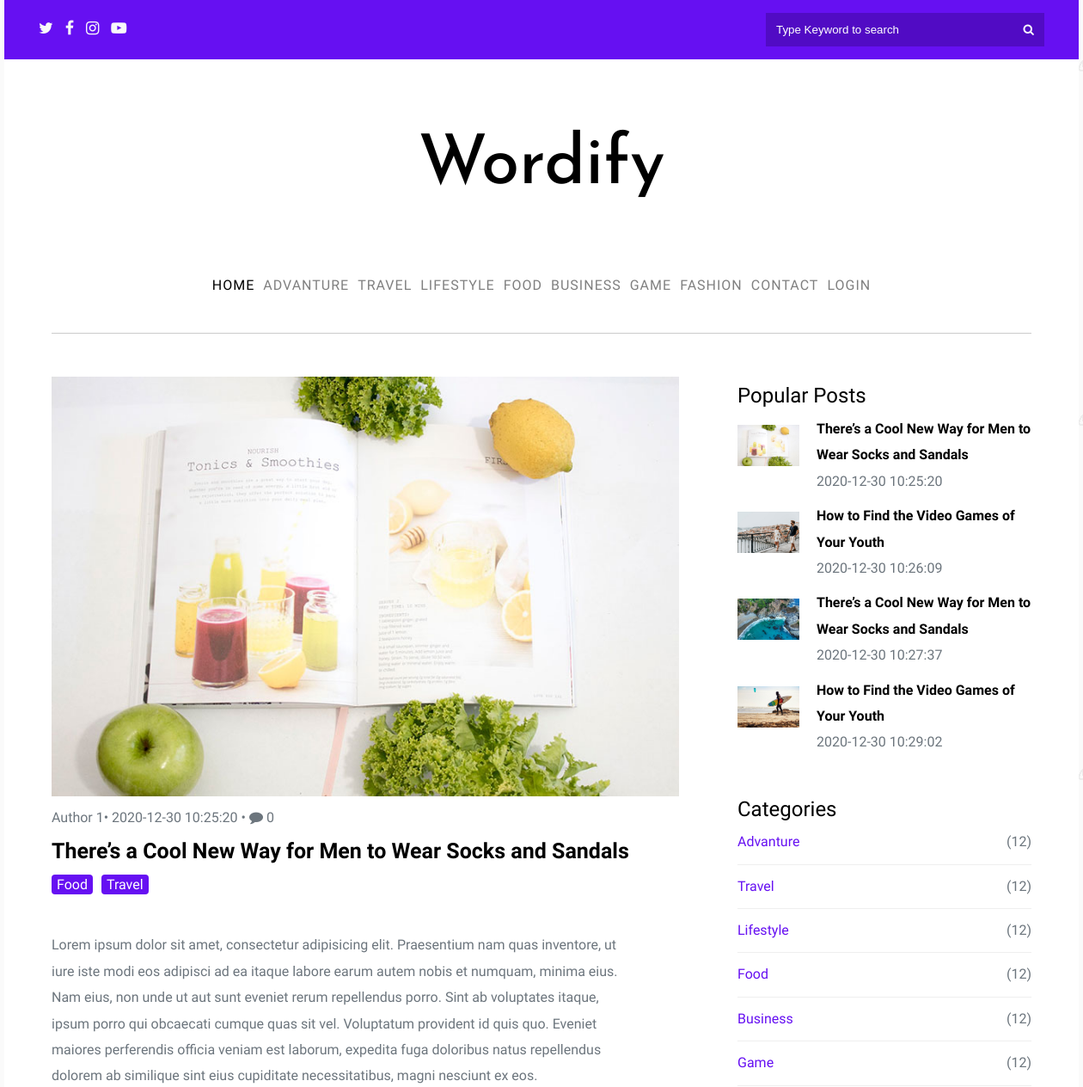
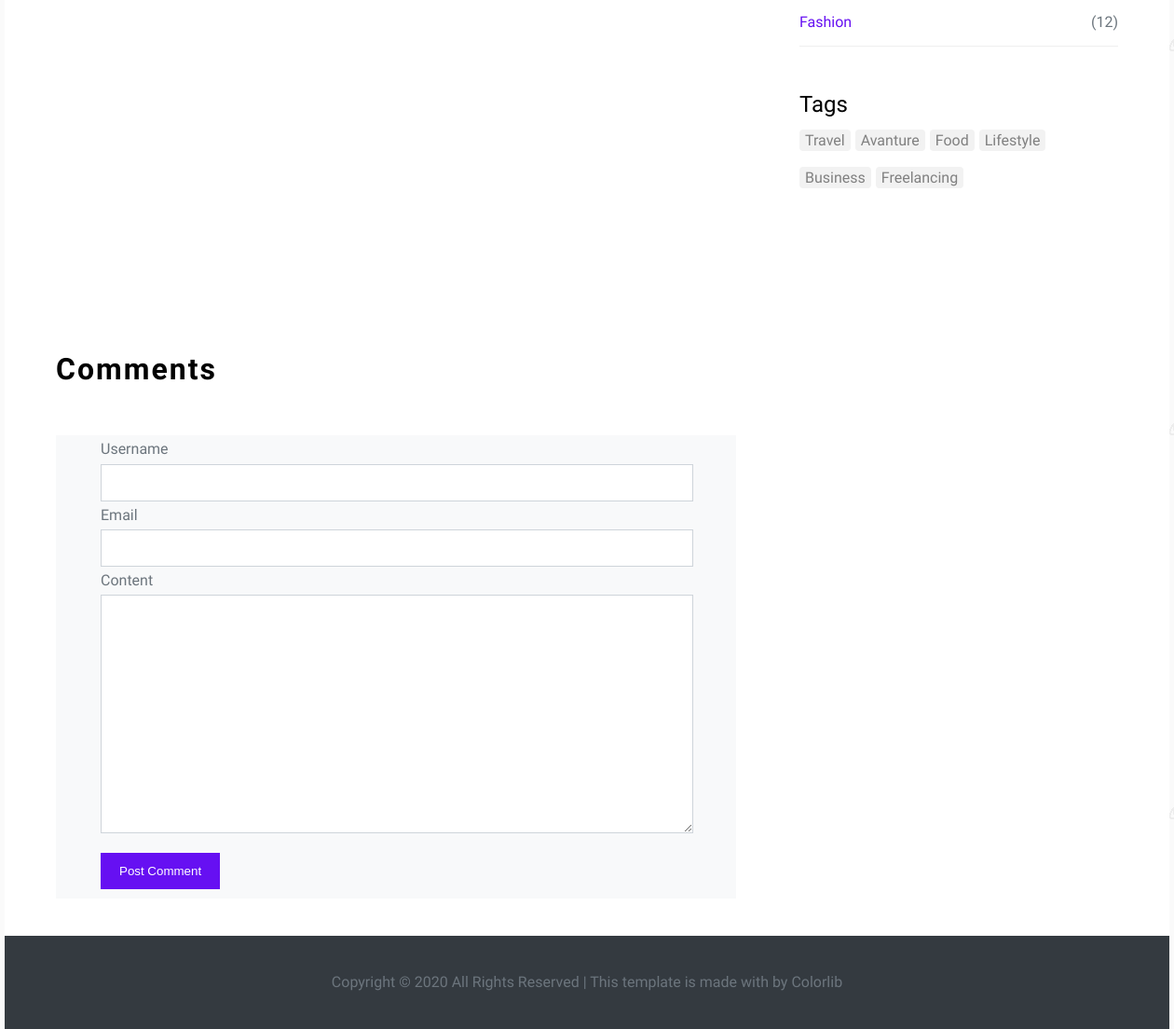
The app's page /post.php?p_id=1 with its own data (2 pictures, top to bottom).
### tables this page shows
CREATE TABLE `category` (
  `cat_id` int(11) NOT NULL,
  `cat_title` varchar(255) NOT NULL
);

CREATE TABLE `posts` (
  `post_id` int(11) NOT NULL,
  `post_category_id` int(11) NOT NULL,
  `post_title` varchar(255) NOT NULL,
  `post_author` varchar(255) NOT NULL,
  `post_date` datetime NOT NULL,
  `post_image` varchar(255) NOT NULL,
  `post_content` longtext NOT NULL,
  `post_tags` varchar(255) NOT NULL,
  `post_status` varchar(255) NOT NULL,
  `post_views_count` int(11) NOT NULL,
  `post_comment_count` int(11) NOT NULL
);

### post.php (the view, shortened to what this page needs)
<?php include "./includes/header.php" ?>
<?php include "./includes/navigation.php" ?>
<div class="main-box">
    <div class="container">
        <div class="home-page">
            <div class="home-page-post">
                <?php
                if (isset($_GET['p_id'])) {
                    $the_post_id = $_GET['p_id'];
                    $query = "SELECT * FROM posts where post_id = $the_post_id";
                    $select_post_query_id = mysqli_query($connection, $query);
                    while ($row = mysqli_fetch_assoc($select_post_query_id)) {
                        $post_author = $row['post_author'];
                        $post_title = $row['post_title'];
                        $post_image = $row['post_image'];
                        $post_content = $row['post_content'];
                        $post_comment_count = $row['post_comment_count'];
                        $post_date = $row['post_date'];
                ?>
                        <div class="home-page-post__image">
                            <img src="./images/<?php echo $post_image ?>" alt="">
                        </div>
                        <p class="infomation-post"><?php echo $post_author ?>• <?php echo $post_date ?> • <i class="fa fa-comment" aria-hidden="true"></i> <?php echo $post_comment_count ?></p>
                        <h1 class="homepage-title"><?php echo $post_title; ?></h1>
                        <ul class="group-tags">
                            <li><a href="#">Food</a></li>
                            <li><a href="#">Travel</a></li>
                        </ul>
                        <p class="content">
                            <?php echo $post_content ?>
                        </p>
                <?php }
                } ?>
            </div>
        </div>
        <?php include "./includes/sidebar.php" ?>
    </div>
</div>
<div class="group-comments">
    <div class="container">
        <h1 class="title-comment">Comments</h1>
    </div>
</div>
<div class="comments">
    <div class="container">
        <div class="form-comments">
            <form action="" method="POST">
                <div class="form-input">
                    <label for="name">Username</label>
                    <input type="text" name="comment_author">
                </div>
                <div class="form-input">
                    <label for="email">Email</label>
                    <input type="text" name="comment_email">
                </div>
                <div class="form-input">
                    <label for="content">Content</label>
                    <textarea id="content" name="comment_content"></textarea>
                </div>
                <input type="submit" name="create_comment" value="Post Comment" class="btn-primary">
            </form>
        </div>
    </div>
</div>
<?php include "./includes/footer.php" ?>

### includes/navigation.php (shortened to what this page needs)
<nav class="nav">
    <div class="container">
        <div class="top-menu">
            <h1><a href="index.php">Wordify</a></h1>
            <ul class="main-nav">
                <li><a href="index.php" class="active">home</a></li>
                <?php
                $query = "SELECT * FROM category";
                $select_category_query = mysqli_query($connection, $query);
                while ($row = mysqli_fetch_assoc($select_category_query)) {
                    $cat_id = $row['cat_id'];
                    $cat_title = $row['cat_title'];
                    echo "<li><a href='category.php?category=$cat_id'>$cat_title</a></li>";
                }
                ?>
                <li><a href="#">contact</a></li>
                <li><a href="login.php">Login</a></li>
            </ul>
        </div>
    </div>
</nav>

### includes/sidebar.php (shortened to what this page needs)
<div class="container">
    <div class="group-sidebar">
        <div class="sidebar">
            <h2>Popular Posts</h2>
            <?php
            $query = "SELECT * FROM posts where post_views_count <= 5 LIMIT 4";
            $select_top_post = mysqli_query($connection, $query);
            while ($row = mysqli_fetch_assoc($select_top_post)) {
                $post_id = $row['post_id'];
                $post_title = $row['post_title'];
                $post_date = $row['post_date'];
                $post_image = $row['post_image'];
            ?>
                <div class="col-1">
                    <div class="col-1__image">
                        <img src="./images/<?php echo $post_image; ?>" alt="">
                    </div>
                    <div class="col-1__title">
                        <a href="post.php?p_id=<?php echo $post_id; ?>" style="text-decoration: none; color: black">
                            <h3><?php echo $post_title; ?></h3>
                        </a>
                        <p class="date"><?php echo $post_date; ?></p>
                    </div>
                </div>
            <?php
            }
            ?>
        </div>
        <div class="group-categories">
            <h2>Categories</h2>
            <?php
            $query = "SELECT * FROM category";
            $select_all_category = mysqli_query($connection, $query);
            while ($row = mysqli_fetch_assoc($select_all_category)) {
                $cat_id = $row['cat_id'];
                $cat_title = $row['cat_title'];
                echo "<div class='category'>
                        <a href='category.php?category=$cat_id'>$cat_title</a>
                        <span>(12)</span>
                    </div>";
            }
            ?>
        </div>
        <div class="group-tags">
            <h2>Tags</h2>
            <ul>
                <li><a href="#">Travel</a></li>
                <li><a href="#">Avanture</a></li>
                <li><a href="#">Food</a></li>
                <li><a href="#">Lifestyle</a></li>
                <li><a href="#">Business</a></li>
                <li><a href="#">Freelancing</a></li>
            </ul>
        </div>
    </div>
</div>

### css/style.css (style rules this page uses)
.nav { background-color: white; }
.top-menu h1 { font-family: "Josefin Sans", sans-serif; padding: 48px 0px 48px 0px; }
.top-menu h1 a { font-weight: 500; font-size: 80px; display: block; text-align: center; text-decoration: none; color: black; }
.top-menu .main-nav { display: flex; justify-content: center; }
.top-menu .main-nav li { list-style-type: none; margin-right: 5px; margin-left: 5px; }
.top-menu .main-nav li a { text-decoration: none; font-size: 16px; text-transform: uppercase; color: rgba(0, 0, 0, 0.5); letter-spacing: 1px; transition: 0.3s; }
.top-menu .main-nav li .active { color: black; }
.home-page { width: 60%; float: left; }
.home-page h1 { color: black; font-weight: 400; }
.group-sidebar { overflow: hidden; width: 30%; float: right; margin-bottom: 50px; }
.sidebar { margin-top: 50px; margin-bottom: 40px; }
.sidebar h2 { font-weight: 400; color: black; }
.sidebar .col-1 { display: flex; margin-bottom: 10px; }
.sidebar .col-1__image { width: 90px; height: 60px; margin-right: 20px; margin-top: 10px; }
.sidebar .col-1__image img { width: 100%; height: auto; }
.sidebar .col-1__title { vertical-align: top; }
.sidebar .col-1__title h3 { vertical-align: top; font-size: 16px; width: 250px; }
.group-categories { margin-bottom: 40px; }
.group-categories h2 { color: black; font-weight: 400; }
.group-categories .category { display: flex; justify-content: space-between; padding-bottom: 10px; margin-bottom: 10px; border-bottom: 1px solid #efefef; }
.group-categories .category a { text-decoration: none; text-transform: capitalize; color: var(--mainBlue); }
.group-tags { margin-bottom: 40px; }
.group-tags h2 { color: black; font-weight: 400; }
.group-tags ul { display: flex; flex-wrap: wrap; }
.group-tags ul li { list-style: none; margin-right: 5px; margin-bottom: 10px; }
.group-tags ul li a { border-radius: 4px; padding: 2px 6px; text-decoration: none; color: gray; background: #f2f2f2; }
.main-box { clear: both; overflow: hidden; }
:root { --mainBlue: #6610f2; --mainBlueDark: #510bc4; --light: #f8f9fa; }
* { margin: 0; padding: 0; }
body { font-family: "Inconsolata", monospace; background: #ccc url(../images/photography.png) repeat; font-weight: 300; line-height: 1.9; color: #6c757d; }
.main-box { overflow: hidden; width: 1250px; margin: 0 auto; background-color: white; }
.container { width: 1140px; margin: 0 auto; }
.home-page-post { margin-top: 50px; }
.home-page-post__image { width: 730px; }
.home-page-post__image img { width: 100%; }
.home-page-post .homepage-title { font-size: 25px; font-weight: 600; }
.home-page-post .group-tags { display: flex; }
.home-page-post .group-tags li { list-style: none; margin-right: 10px; }
.home-page-post .group-tags li a { border-radius: 4px; padding: 2px 6px; text-decoration: none; color: white; background: var(--mainBlue); }
.group-comments { margin-top: 60px; }
.group-comments .title-comment { color: black; letter-spacing: 2px; }
.comments { margin-top: 40px; margin-bottom: 20px; }
.comments .form-comments { width: 730px; background-color: #f8f9fa; display: flex; flex-direction: column; align-items: center; }
.comments .form-comments .form-input { width: 634px; }
.comments .form-comments .form-input label { text-align: left; display: block; }
.comments .form-comments .form-input input { width: 100%; height: 38px; border: 1px solid #ced4da !important; }
.comments .form-comments .form-input textarea { width: 100%; height: 254px; border: 1px solid #ced4da !important; }
.comments .form-comments .btn-primary { cursor: pointer; color: #fff; background-color: #6610f2; border-color: #6610f2; padding: 12px 20px; border: none; margin-top: 10px; margin-bottom: 10px; }

### records on screen
category: cat_title "ADVANTURE", cat_title "Advanture"
category: cat_title "TRAVEL", cat_title "Travel"
category: cat_title "LIFESTYLE", cat_title "Lifestyle"
category: cat_title "FOOD", cat_title "Food"
category: cat_title "BUSINESS", cat_title "Business"
category: cat_title "GAME", cat_title "Game"
category: cat_title "FASHION", cat_title "Fashion"
posts: post_image (picture), post_author "Author 1", post_date "2020-12-30 10:25:20", post_comment_count "0", post_title "There’s a Cool New Way for Men to Wear Socks and Sandals", post_content "Lorem ipsum dolor sit amet, consectetur adipisicing elit. Praesentium nam quas inventore, ut iure iste modi eos adipisci ad ea itaque labore earum autem nobis et numquam, minima eius. Nam eius, non unde ut aut sunt eveniet rerum repellendus porro. Sint ab voluptates itaque, ipsum porro qui obcaecati cumque quas sit vel. Voluptatum provident id quis quo. Eveniet maiores perferendis officia veniam est laborum, expedita fuga doloribus natus repellendus dolorem ab similique sint eius cupiditate necessitatibus, magni nesciunt ex eos."
posts: post_image (picture), post_title "How to Find the Video Games of Your Youth", post_date "2020-12-30 10:26:09"
posts: post_image (picture), post_title "There’s a Cool New Way for Men to Wear Socks and Sandals", post_date "2020-12-30 10:27:37"
posts: post_image (picture), post_title "How to Find the Video Games of Your Youth", post_date "2020-12-30 10:29:02"
